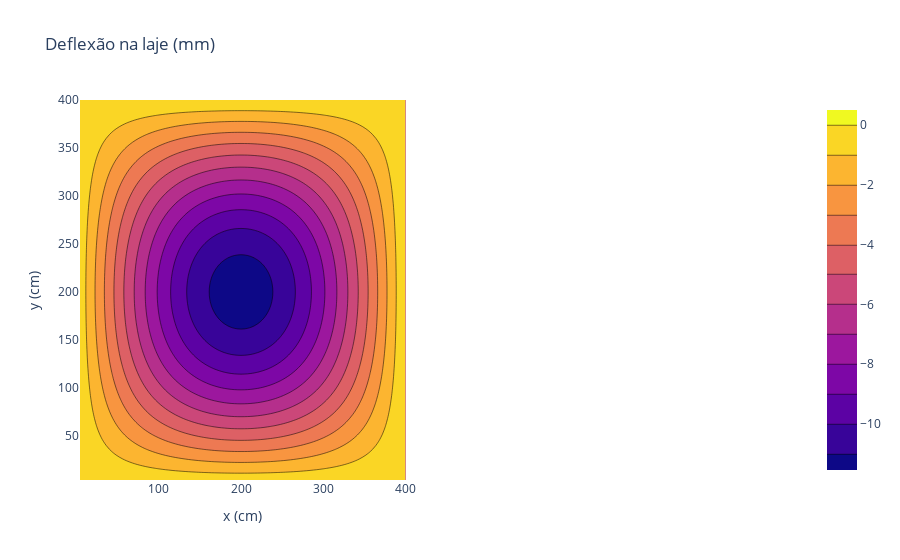

Notebook cell for this chart:
### Markdown cell above
## **Cálculo de deslocamentos transversais em placas finas**
### Equação de Lagrange para cálculo de deslocamentos em placas finas
$\frac{{\partial}^{4}{w}}{\partial{ x^{4}}}+2\frac{{\partial}^{4}{w}}{\partial{x^{2}}\partial{y^{2}}}+\frac{{\partial}^{4}{w}}{\partial{ y^{4}}} = \frac{q}{D}$


### Solução de Navier para placas finas
A solução de Navier (Navier, 1823) consiste em obter as deflexões em uma placa fina retangular simplesmente apoiada através da aplicação da seguinte série de Fourrier<br><br>
$w(x,y) = \frac{16q}{\pi^6 D}\sum\limits_{m}^{\infty }{\sum\limits_{n}^{\infty }\left[{\frac{sin\left(\frac{m\pi x}{a}\right) sin\left(\frac{m\pi y}{b}\right)}{mn\left(\frac{m^2}{a^2} + \frac{n^2}{b^2} \right)^2}}\right]}$<br><br>

Com m = 1, 3, 5, 7, ... e n = 1, 3, 5, 7, ... e $D = \frac{Eh^3}{12(1-\nu^2)}$

Onde:<br>
* $a$ é a largura da placa na direão $x$
* $b$ é a largura da placa na direão $y$
* $E$ é o módulo de elasticidade do material
* $h$ é a espessura da placa
* $q$ é a carga uniformente distribuída sobre a placa
* $\nu$  é o coeficiente de Poisson do material

### Code cell
#DEFLEXÕES EM LAJES - SOLUÇÃO DE NAVIER PARA PLACAS FINAS
#
#==================================================
#BIBLIOTECAS UTILIZADAS
#==================================================
import numpy as np                  #biblioteca para análise numérica
import plotly.graph_objects as go   #biblioteca para visualização de gráficos
from plotly.subplots import make_subplots


#==================================================
#DADOS DE ENTRADA
#==================================================
a = 400                             #Lado "a" da laje, em cm
b = 400                             #Lado "b" da laje, em cm
E = 21.3                            #Módulo de elasticidade do concreto, em GPa
h = 10                              #Espessura da laje, em cm
ni = 0.2                            #Coeficiente de Poisson
q = 20                              #Carga sobre a laje, em kN/m2
D = ((100*E)*h**3)/(12*(1-ni**2))


#==================================================
#DEFINIÇÃO DO DOMÍNIO DE INTEGRAÇÃO
#==================================================

dx = 0.01                          #interval de valores de x
dy = 0.01                          #interval de valores de y
x = a * np.arange(dx, 1+dx, dx)    #vetor de coordenadas x
y = b * np.arange(dy, 1+dy, dy)    #vetor de coordenadas y
n = 10                             #quantidade de iterações


#==================================================
#SOLUÇÃO NUMÉRICA DA SÉRIE DE FOURIER
#==================================================

#Cálculo do Deslocamento vertical
#--------------------------------------------------
w = np.zeros([len(x), len(y)])     #matriz de deslocamentos verticais
for i in np.arange(1,2*n,2):       #loop de iterações
    for j in range(len(x)):        #loop de coordenadas x
        for k in range(len(y)):    #loop de coordenadas y
            #cálculo do deslocamento vertical no ponto de coordenadas x=j e y=k na iteração i:
            w[j,k] = w[j,k]+ np.sum(np.sum((np.sin(i*np.pi*x[j]/a)*np.sin(i*np.pi*y[k]/b))/(i*i*((i**2/a**2)+(i**2/b**2))**2)))
w = 16*((10**-4)*q)/((np.pi**6)*D)*w 


#Exibição dos resultados
#--------------------------------------------------
fig = make_subplots(
    rows=1, cols=2,
    specs=[[{'type': 'contour'}, {'type': 'surface'}]])
fig.add_trace(
    go.Contour(
        x=x,
        y=y,
        z=-10*w,
        colorscale ="Plasma",
        ),
    row=1, col=1)
fig['layout'].update(title='Deflexão na laje (mm)',
    xaxis=dict(title='x (cm)'),
    yaxis=dict(title='y (cm)'),
    )

fig.show()

### Figure 1 — Plotly figure (JSON) as saved in the notebook; plotly's stock layout.template omitted (floating-point values rounded to 4 significant figures; data arrays with more than 128 entries replaced by an {"elided": "..."} marker saying what was removed)
{"data": [{"colorscale": [[0, "#0d0887"], [0.1111, "#46039f"], [0.2222, "#7201a8"], [0.3333, "#9c179e"], [0.4444, "#bd3786"], [0.5556, "#d8576b"], [0.6667, "#ed7953"], [0.7778, "#fb9f3a"], [0.8889, "#fdca26"], [1, "#f0f921"]], "type": "contour", "x": [4, 8, 12, 16, 20, 24.0, 28.0, 32, 36, 40, 44, 48, 52, 56.0, 60.0, 64, 68, 72.0, 76, 80, 84.0, 88, 92, 96.0, 100, 104, 108, 112.0, 116.0, 120, 124, 128, 132, 136, 140, 144.0, 148, 152, 156, 160, 164, 168.0, 172, 176, 180, 184, 188, 192.0, 196, 200, 204, 208, 212, 216, 220.0, 224.0, 228.0, 232.0, 236, 240, 244, 248, 252, 256, 260, 264, 268, 272, 276, 280, 284.0, 288, 292, 296, 300, 304, 308, 312, 316, 320, 324, 328, 332, 336.0, 340, 344, 348, 352, 356, 360, 364, 368, 372, 376, 380, 384.0, 388, 392, 396, 400], "xaxis": "x", "y": [4, 8, 12, 16, 20, 24.0, 28.0, 32, 36, 40, 44, 48, 52, 56.0, 60.0, 64, 68, 72.0, 76, 80, 84.0, 88, 92, 96.0, 100, 104, 108, 112.0, 116.0, 120, 124, 128, 132, 136, 140, 144.0, 148, 152, 156, 160, 164, 168.0, 172, 176, 180, 184, 188, 192.0, 196, 200, 204, 208, 212, 216, 220.0, 224.0, 228.0, 232.0, 236, 240, 244, 248, 252, 256, 260, 264, 268, 272, 276, 280, 284.0, 288, 292, 296, 300, 304, 308, 312, 316, 320, 324, 328, 332, 336.0, 340, 344, 348, 352, 356, 360, 364, 368, 372, 376, 380, 384.0, 388, 392, 396, 400], "yaxis": "y", "z": {"elided": "100x100 float values"}}], "layout": {"scene": {"domain": {"x": [0.55, 1], "y": [0, 1]}}, "title": {"text": "Deflexão na laje (mm)"}, "xaxis": {"anchor": "y", "domain": [0, 0.45], "title": {"text": "x (cm)"}}, "yaxis": {"anchor": "x", "domain": [0, 1], "title": {"text": "y (cm)"}}}}
